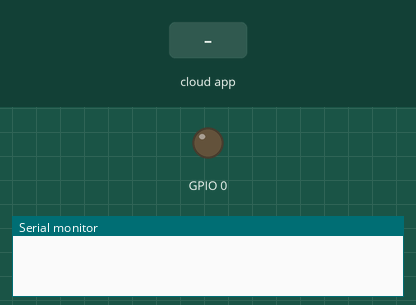
Recording of a sketch running on a simulated ESP8266 (NodeMCU). Parts: output pins drawn as LEDs (lit = HIGH), the last lines printed to the serial monitor. Inputs (shaded band) come from the test bench.

Above: at 2.7 s.
2.8 s: the phone or cloud app sets 4 to 0
At 3.9 s:
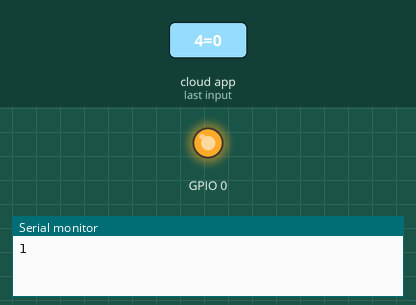
5.0 s: the phone or cloud app sets 4 to 1
At 6.0 s:
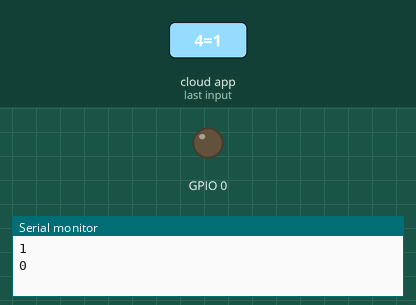
Timing chart, 0 to 8.0 s (numbered marks = the images above; inputs shaded):
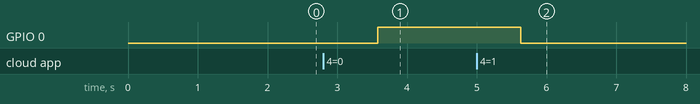

Measured:
- after the input at 2.8 s, GPIO 0: LOW → HIGH after 0.78 s
- after the input at 5.0 s, GPIO 0: HIGH → LOW after 0.63 s

The sketch:

sketch_nov21a.ino
```cpp
//////////////////////////////////////////////////////////////////////////////////
//                             Setup for MFRC522-RFID                           //
//////////////////////////////////////////////////////////////////////////////////

/*
 * Typical pin layout used:
 * -------------------------------------------------
 *             MFRC522      Arduino       Feather
 *             Reader/PCD   Uno/101       Huzzah ESP8266
 * Signal      Pin          Pin           Pin
 * -------------------------------------------------
 * RST/Reset   RST          9             5
 * SPI SS      SDA(SS)      10            15
 * SPI MOSI    MOSI         11 / ICSP-4   13
 * SPI MISO    MISO         12 / ICSP-1   12
 * SPI SCK     SCK          13 / ICSP-3   14
 */

#include <SPI.h>
#include <MFRC522.h>

constexpr uint8_t RST_PIN = 5;     // Configurable, see typical pin layout above
constexpr uint8_t SS_PIN = 15;     // Configurable, see typical pin layout above

MFRC522 rfid(SS_PIN, RST_PIN); // Instance of the class

MFRC522::MIFARE_Key key;

// Init array that will store new NUID
byte nuidPICC[4];


//////////////////////////////////////////////////////////////////////////////////
//                             Setup for CAYENNE IOT                            //
//////////////////////////////////////////////////////////////////////////////////

//#define CAYENNE_DEBUG
#define CAYENNE_PRINT Serial
#include <CayenneMQTTESP8266.h>

// WiFi network info.
char ssid[] = "hello";
char wifiPassword[] = "323045302";

// Cayenne authentication info. This should be obtained from the Cayenne Dashboard.
char username[] = "5a00d640-ede8-11e8-8cb9-732fc93af22b";
char password[] = "5fa877084b2fba4ba13728711d244b9340bceeeb";
char clientID[] = "8c3577b0-ede8-11e8-809d-0f8fe4c30267";

unsigned long lastMillis = 0;
static int tagToCompare;


//////////////////////////////////////////////////////////////////////////////////
//                                      Setup                                   //
//////////////////////////////////////////////////////////////////////////////////


void setup() {
  Serial.begin(115200);
  SPI.begin(); // Init SPI bus
  pinMode(0,OUTPUT);
  rfid.PCD_Init(); // Init MFRC522

  for (byte i = 0; i < 6; i++) {
    key.keyByte[i] = 0xFF;
  }


  Cayenne.begin(username, password, clientID, ssid, wifiPassword);
  pinMode(0,OUTPUT);
}


//////////////////////////////////////////////////////////////////////////////////
//                                      Loop                                    //
//////////////////////////////////////////////////////////////////////////////////
void loop() {
  Cayenne.loop();

  // Look for new cards
  if ( ! rfid.PICC_IsNewCardPresent())
    return;

  // Verify if the NUID has been readed
  if ( ! rfid.PICC_ReadCardSerial())
    return;

  MFRC522::PICC_Type piccType = rfid.PICC_GetType(rfid.uid.sak);

  // Check is the PICC of Classic MIFARE type
  if (piccType != MFRC522::PICC_TYPE_MIFARE_MINI &&
    piccType != MFRC522::PICC_TYPE_MIFARE_1K &&
    piccType != MFRC522::PICC_TYPE_MIFARE_4K) {
    //Serial.println(F("Your tag is not of type MIFARE Classic."));
    return;
  }
if(tagToCompare=='XXXX')
Cayenne.virtualWrite(7, tagToCompare);
else
Cayenne.virtualWrite(7,-tagToCompare);


   // Store NUID into nuidPICC array
   for (byte i = 0; i < 4; i++) {
     nuidPICC[i] = rfid.uid.uidByte[i];
   }


   tagToCompare = (nuidPICC[0]*11) + (nuidPICC[1]*12) + (nuidPICC[2]*13) + (nuidPICC[3]*14);
   Cayenne.virtualWrite(7, tagToCompare);


  // Halt PICC
  rfid.PICC_HaltA();

  // Stop encryption on PCD
  rfid.PCD_StopCrypto1();
}
CAYENNE_IN(V4)
{
  int buttonstate=!(getValue.asInt());
  Serial.println(buttonstate);
  digitalWrite(0, buttonstate);

}
```
